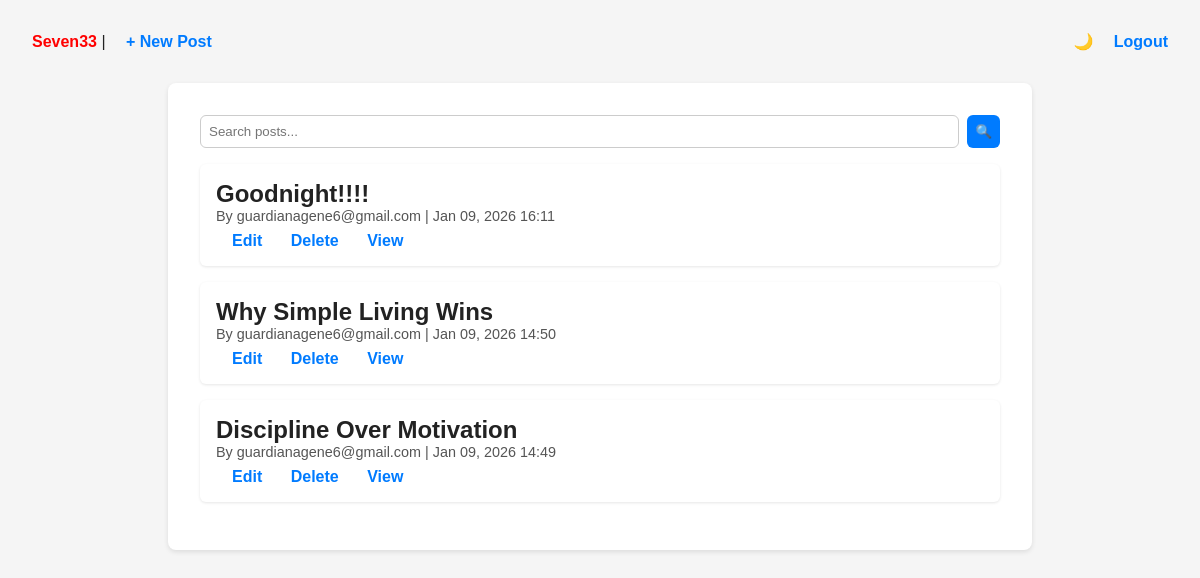
Page /dashboard (signed in) on the earlier database version.
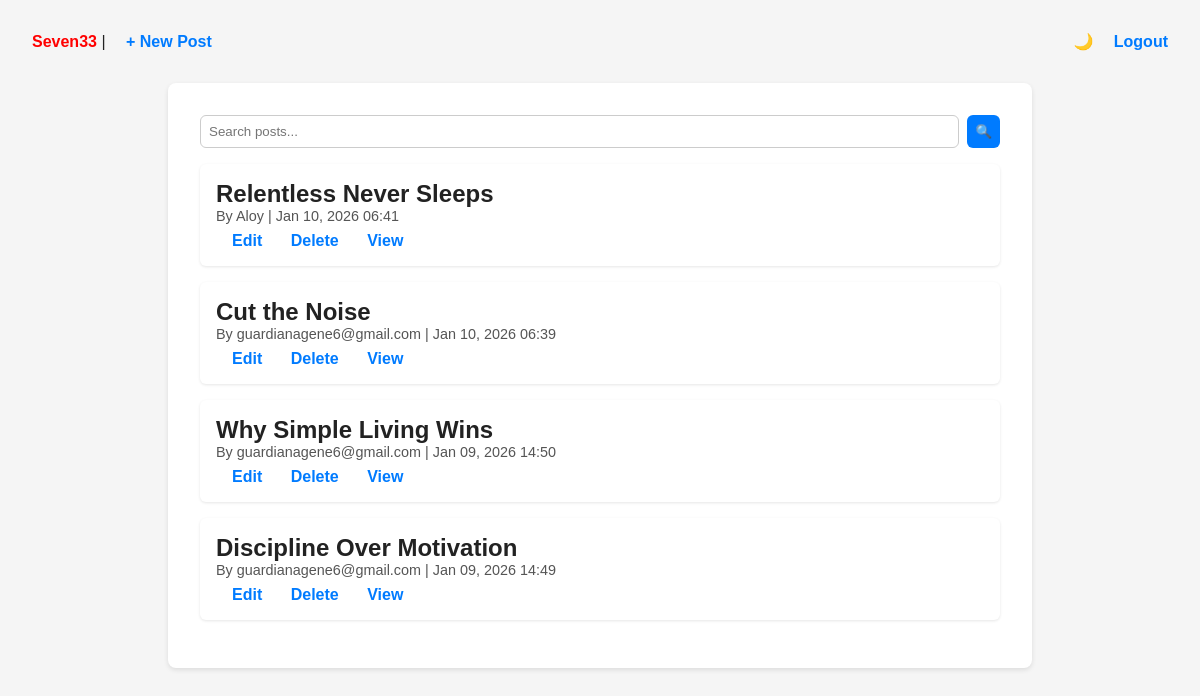
Same page on the later database version.
### app.py (models this page shows)
class Post(db.Model):
    id = db.Column(db.Integer, primary_key=True)
    title = db.Column(db.String(200), nullable=False)
    content = db.Column(db.Text, nullable=False)
    slug = db.Column(db.String(200), unique=True, nullable=False)
    author = db.Column(db.String(80), nullable=False)
    created_at = db.Column(db.DateTime, default=datetime.utcnow)

### app.py (the view)
@app.route('/dashboard')
def dashboard():
    if not session.get('user_id'):
        flash("Please login first!")
        return redirect(url_for('login'))
    posts = Post.query.order_by(Post.created_at.desc()).all()
    return render_template('dashboard.html', posts=posts)

### templates/dashboard.html (shortened to what this page needs)
<!DOCTYPE html>
<html lang="en">
<head>
</head>
<body>
<header>
    <div>
        <span style="font-weight:bold; color:red;">Seven33</span> |
        <a href="{{ url_for('create_post') }}">+ New Post</a>
    </div>
    <div>
        <span class="toggle-btn" id="modeToggle">🌙</span>
        <a href="{{ url_for('logout') }}">Logout</a>
    </div>
</header>
<div class="container">
<form class="search-form" method="GET" action="{{ url_for('search') }}" style="display:flex; margin-bottom:1rem;">
    <input type="text" name="q" placeholder="Search posts..." style="flex:1; padding:0.5rem; border-radius:6px; border:1px solid #ccc;">
    <button type="submit" style="margin-left:0.5rem; padding:0.5rem; border:none; border-radius:6px; background: var(--link-color); color:#fff; cursor:pointer;">
        🔍
    </button>
</form>
    {% for post in posts %}
    <div class="post">
        <h2>{{ post.title }}</h2>
        <div class="meta">By {{ post.author }} | {{ post.created_at.strftime('%b %d, %Y %H:%M') }}</div>
        <div class="actions">
            <a href="{{ url_for('edit_post', post_id=post.id) }}">Edit</a>
            <a href="{{ url_for('delete_post', post_id=post.id) }}">Delete</a>
            <a href="{{ url_for('view_post', slug=post.slug) }}">View</a>
        </div>
    </div>
    {% endfor %}
</div>
</body>
</html>

Differences in the rows shown:
removed Post: title "Goodnight!!!!", author "guardianagene6@gmail.com", created_at "Jan 09, 2026 16:11"
added Post: title "Relentless Never Sleeps", author "Aloy", created_at "Jan 10, 2026 06:41"
added Post: title "Cut the Noise", author "guardianagene6@gmail.com", created_at "Jan 10, 2026 06:39"
